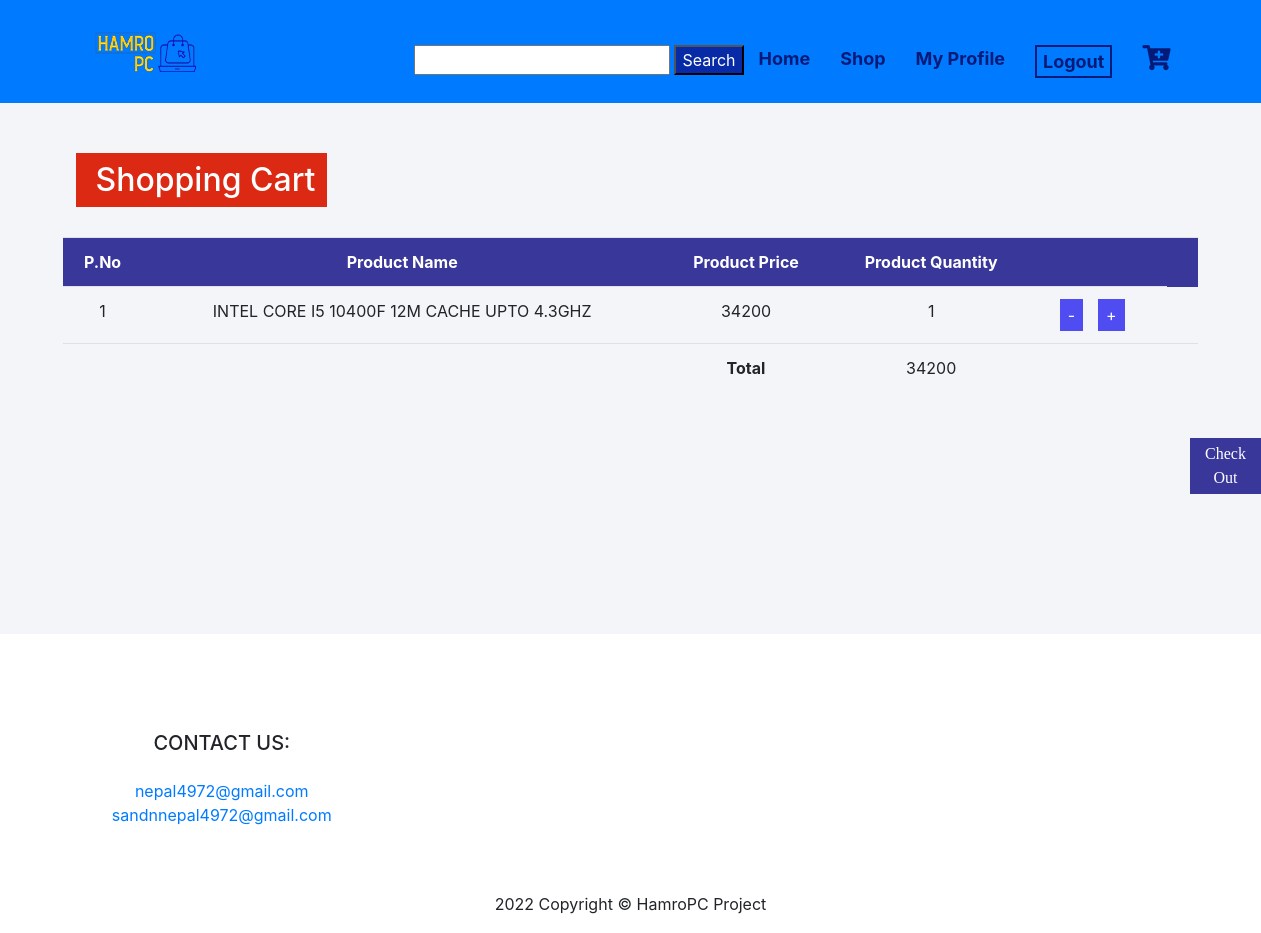
The page /cart.php (signed in) on the database its author committed.
### tables this page shows
CREATE TABLE `cart` (
  `productID` int(11) NOT NULL,
  `productQuantity` int(11) NOT NULL,
  `userID` int(11) NOT NULL
);

CREATE TABLE `product` (
  `productID` int(11) NOT NULL,
  `name` varchar(100) NOT NULL,
  `price` int(11) NOT NULL,
  `description` varchar(255) NOT NULL,
  `category` varchar(100) NOT NULL,
  `image` varchar(255) NOT NULL,
  `stock` int(150) NOT NULL,
  `prodtype` varchar(255) NOT NULL
);

### cart.php (the view, shortened to what this page needs)
<?php
include 'connect.php';
?>
<!DOCTYPE html>
<html lang="en">
<head>
    <link rel="stylesheet" href="https://use.fontawesome.com/releases/v5.0.12/css/all.css">
    <link rel="stylesheet" href="https://maxcdn.bootstrapcdn.com/bootstrap/4.0.0/css/bootstrap.min.css">
    <link rel="stylesheet" href="style.css">
 </head>
<body>
<?php
include 'nav.php'
?>
<div class="cart-area">
    <?php if(isset($_SESSION['userID'])){ ?>
        <div class="container">
            <div class="section-title">
                <h2>Shopping Cart</h2> </div>
        </div>
        <?php
        $sql = 'select * from cart where userID="'.$_SESSION['userID'].'"';
        $result = mysqli_query($link, $sql);
        $count = mysqli_num_rows($result);
        if($count>0){
            ?>
            <div class="table-bx">
            <table class="table table-striped-columns">
                    <tr>
                        <th>P.No</th>
                        <th>Product Name</th>
                        <th>Product Price</th>
                        <th>Product Quantity</th>
                        <th></th>
                        <th></th>
                    </tr>
                    <?php
                    $start = 1;
                    $sql = 'select * from cart where userID='.$_SESSION['userID'].'';
                    $result = mysqli_query($link, $sql);
                    $total=0;
                    while($row = mysqli_fetch_assoc($result)){
                        $sql = 'select * from product where productID='.$row['productID'].'';
                        $run = mysqli_query($link, $sql);
                        $row2 = mysqli_fetch_assoc($run);
                        echo "<tr><td>$start</td>";
                        echo "<td>".$row2['name']."</td>";
                        echo "<td>".$row2['price']."</td>";
                        echo "<td>".$row['productQuantity']."</td>";
                        $total = $total + ($row['productQuantity'] * $row2['price']); ?>
                        <td>
                            <div class="plus-minus">
                                <button><a href="cartintermediate.php?id=<?php echo $row['productID']?>?&target=minus">-</a></button>
                                <button><a href="cartintermediate.php?id=<?php echo $row['productID']?>&target=add">+</a></button>
                            </div>
                        </td>
                        <?php
                        echo"</tr>";
                        ?>
                        <?php
                        $start = $start + 1;
                    }
                    ?>
                    <tr>
                        <td></td>
                        <td></td>
                        <td><b>Total</b></td>
                        <td>
                            <?php echo $total?>
                        </td>
                        <td></td>
                        <td></td>
                    </tr>
                </table>
            </div>
            <div class="chk-btn">
                <button><a href="checkout" onclick="return confirm('Do You Sure You Want To Order?');">Check Out</a></button>
            </div>
        <?php }
        else{ ?>
            <div class="container">
                <h3>You haven't add any product</h3></div>
        <?php }?>
    <?php } ?>
</div>
<?php include "footer.php";?>
</body>
</html>

### style.css (style rules this page uses)
body { margin: 0; padding: 0; }
.table-box table, th, td { border: 1px solid #202020; border-collapse: collapse; text-align: left; }
.section-title { padding-top: 50px; }
.section-title h2 { text-align: center; background-color: #DC2913; position: relative; padding: 8px 12px; padding-left: 20px; margin-right: 10%; color: #fff; margin-bottom: 30px; display: inline-block; }
.cart-area { background: #f4f5f9; }
.table-bx table th { color: white; background-color: rgba(10, 8, 129, 0.8); }
.cart-area .table-bx table { width: 90%; margin-left: auto; margin-right: auto; }
.cart-area .table-bx table tr, th { border: none; padding: 10px 40px; text-align: center; }
.cart-area .table-bx table tr { border: 1px; }
.plus-minus { display: flex; }
.plus-minus button { margin-left: 15px; }
.cart-area .table-bx table tr td button { background-color: rgba(38, 35, 240, 0.8); color: #fff; border: none; padding: 4px 8px; text-decoration: none; display: block; }
.cart-area .table-bx table tr td button a { text-decoration: none; color: #fff; display: flex; }
.cart-area .chk-btn button { margin-bottom: 140px; margin-left: 1190px; margin-top: 30px; background-color: rgba(10, 8, 129, 0.8); color: #fff; border: none; padding: 4px 10px; font-family: tahoma; }
.cart-area .chk-btn button a { text-decoration: none; color: #fff; }
.admin-table table tr th, td { size: 50%; border: none; padding: 10px 80px; text-align: center; }
.admin-order table tr th, td { border: none; padding: 10px 80px; text-align: center; }

### rows shown on the page
cart: product.name "INTEL CORE I5 10400F 12M CACHE UPTO 4.3GHZ", product.price "34200", productQuantity "1"

### other values the page prints
$total "34200"
